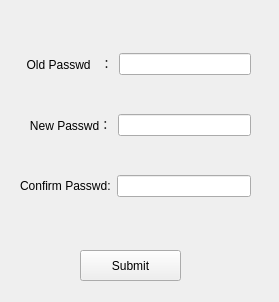
<?xml version="1.0" encoding="UTF-8"?>
<ui version="4.0">
 <class>ChangePasswdWidget</class>
 <widget class="QWidget" name="ChangePasswdWidget">
  <property name="geometry">
   <rect>
    <x>0</x>
    <y>0</y>
    <width>279</width>
    <height>302</height>
   </rect>
  </property>
  <property name="windowTitle">
   <string>Form</string>
  </property>
  <widget class="QPushButton" name="SubmitButton">
   <property name="geometry">
    <rect>
     <x>80</x>
     <y>250</y>
     <width>101</width>
     <height>31</height>
    </rect>
   </property>
   <property name="text">
    <string>Submit</string>
   </property>
  </widget>
  <widget class="QWidget" name="layoutWidget">
   <property name="geometry">
    <rect>
     <x>20</x>
     <y>20</y>
     <width>231</width>
     <height>211</height>
    </rect>
   </property>
   <layout class="QVBoxLayout" name="verticalLayout">
    <item>
     <layout class="QHBoxLayout" name="horizontalLayout_2">
      <item>
       <widget class="QLabel" name="OldPasswdLabel">
        <property name="text">
         <string>  Old Passwd   ：</string>
        </property>
       </widget>
      </item>
      <item>
       <widget class="QLineEdit" name="OldPasswdLineEdit"/>
      </item>
     </layout>
    </item>
    <item>
     <layout class="QHBoxLayout" name="horizontalLayout_3">
      <item>
       <widget class="QLabel" name="NEWPasswdLabel">
        <property name="text">
         <string>   New Passwd：</string>
        </property>
       </widget>
      </item>
      <item>
       <widget class="QLineEdit" name="NewPasswdLineEdit"/>
      </item>
     </layout>
    </item>
    <item>
     <layout class="QHBoxLayout" name="horizontalLayout_4">
      <item>
       <widget class="QLabel" name="CheckPasswdLabel">
        <property name="text">
         <string>Confirm Passwd:</string>
        </property>
       </widget>
      </item>
      <item>
       <widget class="QLineEdit" name="CheckPasswdLineEdit"/>
      </item>
     </layout>
    </item>
   </layout>
  </widget>
 </widget>
 <resources/>
 <connections/>
</ui>
